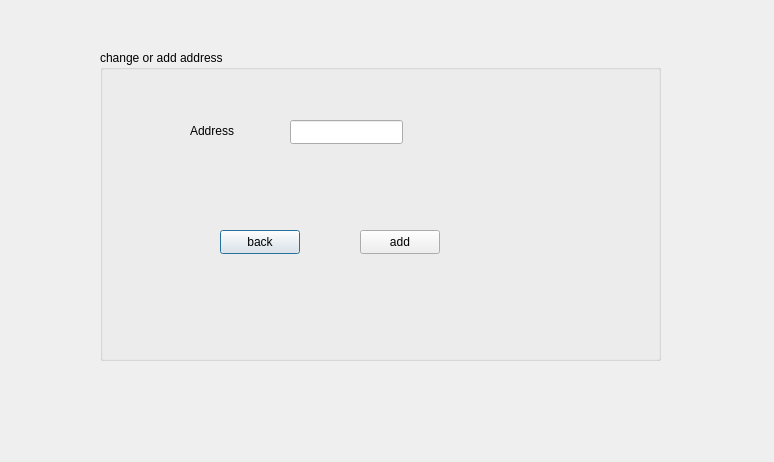
<?xml version="1.0" encoding="UTF-8"?>
<ui version="4.0">
 <class>changeaddress</class>
 <widget class="QDialog" name="changeaddress">
  <property name="geometry">
   <rect>
    <x>0</x>
    <y>0</y>
    <width>774</width>
    <height>462</height>
   </rect>
  </property>
  <property name="windowTitle">
   <string>Dialog</string>
  </property>
  <widget class="QGroupBox" name="groupBox">
   <property name="geometry">
    <rect>
     <x>100</x>
     <y>50</y>
     <width>561</width>
     <height>311</height>
    </rect>
   </property>
   <property name="title">
    <string>change or add address</string>
   </property>
   <widget class="QLabel" name="label">
    <property name="geometry">
     <rect>
      <x>90</x>
      <y>60</y>
      <width>91</width>
      <height>41</height>
     </rect>
    </property>
    <property name="text">
     <string>Address</string>
    </property>
   </widget>
   <widget class="QLineEdit" name="lineEdit">
    <property name="geometry">
     <rect>
      <x>190</x>
      <y>70</y>
      <width>113</width>
      <height>24</height>
     </rect>
    </property>
   </widget>
   <widget class="QPushButton" name="backkk">
    <property name="geometry">
     <rect>
      <x>120</x>
      <y>180</y>
      <width>80</width>
      <height>24</height>
     </rect>
    </property>
    <property name="text">
     <string>back</string>
    </property>
   </widget>
   <widget class="QPushButton" name="adddd">
    <property name="geometry">
     <rect>
      <x>260</x>
      <y>180</y>
      <width>80</width>
      <height>24</height>
     </rect>
    </property>
    <property name="text">
     <string>add</string>
    </property>
   </widget>
  </widget>
 </widget>
 <resources/>
 <connections/>
</ui>
